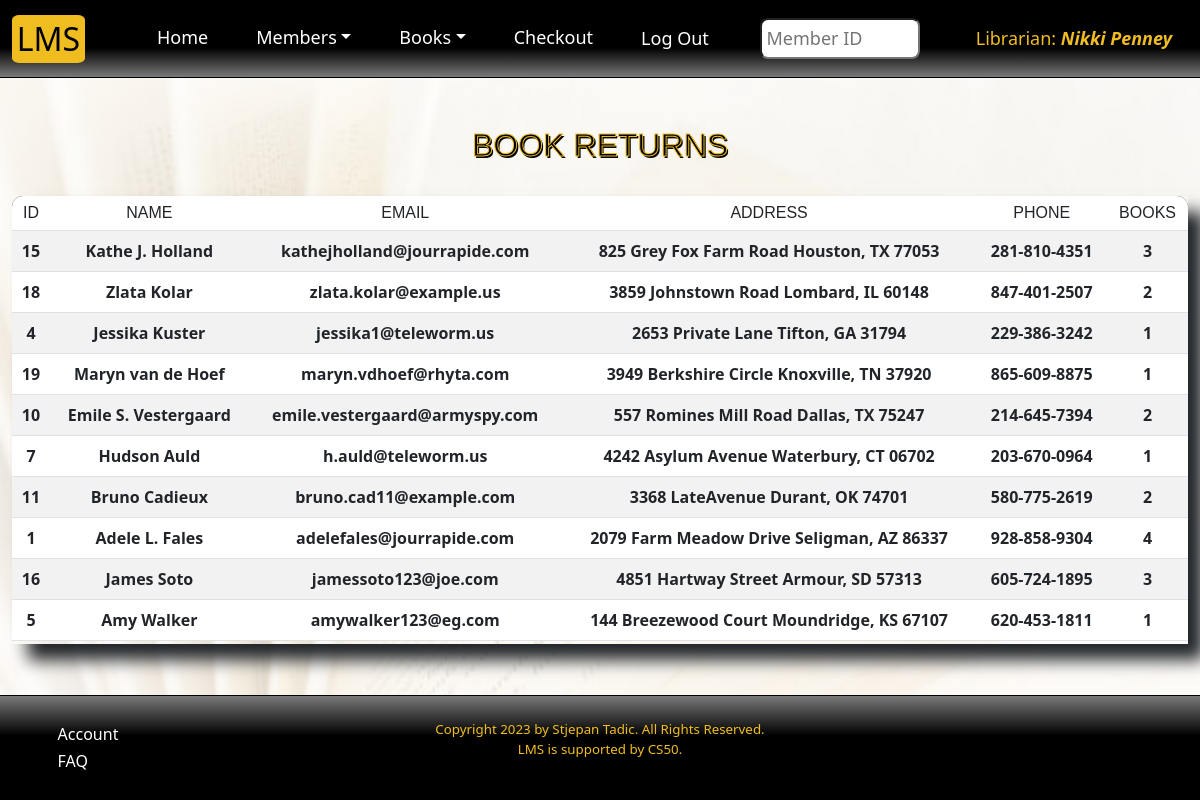
The app's page / (signed in) with its own data.
### tables this page shows
CREATE TABLE "staff" ("staff_id" INTEGER PRIMARY KEY AUTOINCREMENT UNIQUE NOT NULL, "name" TEXT NOT NULL, "username" TEXT NOT NULL, "hash" TEXT NOT NULL, time TIMESTAMP NOT NULL DEFAULT CURRENT_TIMESTAMP
, "deleted" INTEGER NOT NULL DEFAULT (0));

CREATE TABLE "members" ("member_id" INTEGER PRIMARY KEY AUTOINCREMENT UNIQUE NOT NULL, "name" TEXT NOT NULL, "email" TEXT NOT NULL, "address" TEXT NOT NULL, phone VARCHAR(20) NOT NULL,
"borrowed" INTEGER NOT NULL, time TIMESTAMP NOT NULL DEFAULT CURRENT_TIMESTAMP, "deleted" INTEGER NOT NULL DEFAULT (0));

### app.py (the view, shortened to what this page needs)
@app.route('/', methods = ['GET', 'POST'])
@login_required
def index():
    user_id = session['user_id']
    name = db.execute('SELECT name FROM staff WHERE staff_id = ?', user_id)[0]['name']
    transactions = db.execute('SELECT * FROM transactions WHERE type = ?', 'borrow')
    members = db.execute('SELECT * FROM members JOIN transactions ON members.member_id = transactions.borrower_id WHERE type = ? GROUP BY members.name ORDER BY transactions.time ASC', 'borrow')
    books = db.execute('SELECT * FROM books')
    if request.method == 'GET':
        member_due = []
        for member in members:
            if member['borrowed'] > 0:
                member_due.append(member)
        return render_template('index.html', name=name, members=member_due)

### app.py (called while the page is built)
@app.after_request
def after_request(response):
    response.headers["Cache-Control"] = "no-cache, no-store, must-revalidate"
    response.headers["Expires"] = 0
    response.headers["Pragma"] = "no-cache"
    return response

def login_required(f):
    @wraps(f)
    def decorated_function(*args, **kwargs):
        if session.get("user_id") is None:
            return redirect("/login")
        return f(*args, **kwargs)
    return decorated_function

### templates/index.html (shortened to what this page needs)
{% extends "layout.html" %}
{% block search %}
<input class="search-index me-2" id="searchReturns" autocomplete="off" placeholder="Member ID" aria-label="Search" autofocus>
{% endblock %}
{% block main %}
<h4 class="index-title">BOOK RETURNS</h4>
<div class="wrapper">
    <table id="returns" class="table table-striped">
        <thead class="sticky-top table-top">
            <tr>
                <th scope="col" style="border-radius: 0.7rem 0 0 0;">ID</th>
                <th scope="col">NAME</th>
                <th scope="col">EMAIL</th>
                <th scope="col">ADDRESS</th>
                <th scope="col">PHONE</th>
                <th scope="col" style="border-radius: 0 0.7rem 0 0;">BOOKS</th>
            </tr>
        </thead>
        <tbody>
            {% for member in members %}
                <tr class="row-data-index" data-bs-toggle="offcanvas" data-bs-target="#offcanvasBottom" aria-controls="offcanvasBottom">
                    <td class="memId">{{ member.member_id }}</td>
                    <td class="memName">{{ member.name }}</td>
                    <td>{{ member.email }}</td>
                    <td>{{ member.address }}</td>
                    <td>{{ member.phone }}</td>
                    <td>{{ member.borrowed }}</td>
                </tr>
            {% endfor %}
        </tbody>
    </table>
</div>
{% endblock %}

### templates/layout.html (shortened to what this page needs)
<!DOCTYPE html>
<html land="en">
<head>
    <link href="https://cdn.jsdelivr.net/npm/bootstrap@5.3.0-alpha1/dist/css/bootstrap.min.css" rel="stylesheet">
    <link href="../static/styles.css" rel="stylesheet">
    <link href="../static/popups.css" rel="stylesheet">
    <link href="../static/offcanvas.css" rel="stylesheet">
    <link href="../static/management.css" rel="stylesheet">
</head>
<body spellcheck="false">
    <nav class="navbar navbar-expand-lg sticky-top">
        <div class="container-fluid">
            <a class="navbar-brand" href="/">LMS</a>
            <div class="collapse navbar-collapse" id="navbarSupportedContent">
                {% if session["user_id"] %}
                    <ul class="navbar-nav me-auto mb-2 mb-lg-0">
                        <li class="nav-item"><a class="nav-link" aria-current="page" href="/">Home</a></li>
                        <li class="nav-item dropdown">
                            <a class="nav-link dropdown-toggle" href="#" role="button" data-bs-toggle="dropdown" aria-expanded="false">Members</a>
                        </li>
                        <li class="nav-item dropdown">
                            <a class="nav-link dropdown-toggle" href="#" role="button" data-bs-toggle="dropdown" aria-expanded="false">Books</a>
                        </li>
                        <li class="nav-item"><a class="nav-link" aria-current="page" href="/checkout">Checkout</a></li>
                        <li class="nav-item">
                            <form aria-current="page" action="/logout" onsubmit="return confirm('Do you want to log out of this device?')">
                                <button class="logout"><a class="nav-link">Log Out</a></button>
                            </form>
                        </li>
                    </ul>
                    {% block search %}{% endblock %}
                    <div class="nav-item user">Librarian: <span>{{ name }}</span></div>
                {% endif %}
            </div>
        </div>
    </nav>
    <main class="container-fluid text-center py-5">
        {% block main %}
        {% endblock %}
    </main>
    <footer>
        {% if session["user_id"] %}
        <div class="footer-item">
            {% if session["user_id"] == 1 %}
                <div><a class="nav-link" aria-current="page" href="/history">LMS Management</a></div>
            {% else %}
                <div><a class="nav-link" aria-current="page" href="/account">Account</a></div>
            {% endif %}
            <div><a class="nav-link" aria-current="page" href="/faq">FAQ</a></div>
        </div>
        {% endif %}
        <p>Copyright 2023 by Stjepan Tadic. All Rights Reserved.<br>
        LMS is supported by CS50.</p>
    </footer>
</body>
</html>

### static/styles.css (style rules this page uses)
body { background-image: url("book.jpg"); background-attachment: fixed; min-height: 100vh; display: flex; flex-direction: column; background-position: center center; background-size: cover; }
nav { background-image: linear-gradient(180deg, rgba(0,0,0,1) 62%, rgba(121,121,121,1) 100%); border-bottom: solid black 0.1rem; }
.navbar { font-size: large; z-index: 2; }
.nav-item { padding: 0.5rem 1rem; }
.navbar-brand { margin-right: 3rem; border-radius: 10%; padding: 0 0.3rem; font-size: 2rem; background-color: rgb(240, 189, 33); }
.nav-link { color: white; }
.logout { background-color: transparent; border-style: none; padding-left: 0; }
footer { background-image: linear-gradient(0deg, rgba(0,0,0,1) 62%, rgba(121,121,121,1) 100%); margin-top: auto; padding: 1.5rem; color: rgb(240, 189, 33); font-size: smaller; text-align: center; border-top: solid black 0.1rem; z-index: 2; }
.footer-item { float: left; margin: auto; font-size: 1rem; position: absolute; text-align: left; }
.footer-item div { padding: 0.1rem; margin-left: 2rem; }
.user { color: rgb(240, 189, 33); float: right; margin-left: 2rem; }
.user span { font-style: italic; font-weight: bold; }
.wrapper { overflow: hidden; overflow-x: auto; overflow-y: auto; max-height: 56vh; box-shadow: 1rem 1rem 1rem; font-weight: bold; }
.table-top { background-image: linear-gradient(180deg, rgba(0,0,0,1) 62%, rgba(121,121,121,1) 100%); color: white; z-index: 1; }
th { font: caption; }
.index-title { font-size: 2rem; margin-bottom: 2rem; font-family:'Lucida Grande', 'Lucida Sans', Arial, sans-serif; color: black; text-shadow: 0.1rem 0.1rem black; -webkit-text-stroke-width: 1px; -webkit-text-stroke-color: rgb(240, 189, 33); }

### static/offcanvas.css (style rules this page uses)
.search-index { background-color: white; border-radius: 0.5rem; padding: 0.3rem; width: 10rem; }

### records on screen
staff: name "Nikki Penney"
members: member_id "15", name "Kathe J. Holland", email "kathejholland@jourrapide.com", address "825 Grey Fox Farm Road Houston, TX 77053", phone "281-810-4351", borrowed "3"
members: member_id "18", name "Zlata Kolar", email "zlata.kolar@example.us", address "3859 Johnstown Road Lombard, IL 60148", phone "847-401-2507", borrowed "2"
members: member_id "4", name "Jessika Kuster", email "jessika1@teleworm.us", address "2653 Private Lane Tifton, GA 31794", phone "229-386-3242", borrowed "1"
members: member_id "19", name "Maryn van de Hoef", email "maryn.vdhoef@rhyta.com", address "3949 Berkshire Circle Knoxville, TN 37920", phone "865-609-8875", borrowed "1"
members: member_id "10", name "Emile S. Vestergaard", email "emile.vestergaard@armyspy.com", address "557 Romines Mill Road Dallas, TX 75247", phone "214-645-7394", borrowed "2"
members: member_id "7", name "Hudson Auld", email "h.auld@teleworm.us", address "4242 Asylum Avenue Waterbury, CT 06702", phone "203-670-0964", borrowed "1"
members: member_id "11", name "Bruno Cadieux", email "bruno.cad11@example.com", address "3368 LateAvenue Durant, OK 74701", phone "580-775-2619", borrowed "2"
members: member_id "1", name "Adele L. Fales", email "adelefales@jourrapide.com", address "2079 Farm Meadow Drive Seligman, AZ 86337", phone "928-858-9304", borrowed "4"
members: member_id "16", name "James Soto", email "jamessoto123@joe.com", address "4851 Hartway Street Armour, SD 57313", phone "605-724-1895", borrowed "3"
members: member_id "5", name "Amy Walker", email "amywalker123@eg.com", address "144 Breezewood Court Moundridge, KS 67107", phone "620-453-1811", borrowed "1"
